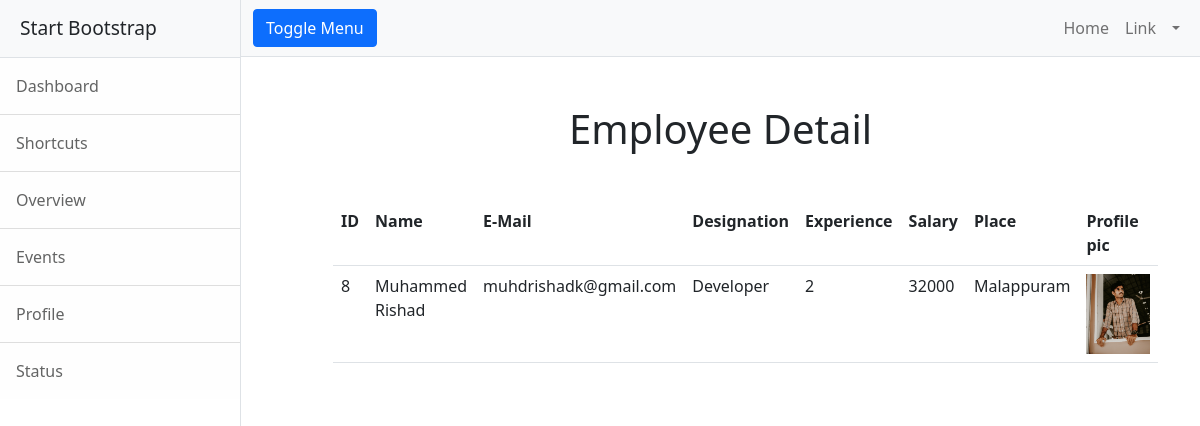
The app's page /employee/details/8 (signed in) with its own data.
### employee/models.py (models this page shows, shortened)
class Employee(models.Model):
    emp_name = models.CharField(max_length=120)
    profile_pic = models.ImageField(upload_to="profilepics",null=True)
    emp_email = models.EmailField(unique=True)
    emp_designation = models.CharField(max_length=120)
    emp_experience = models.PositiveIntegerField(default=0)    # OR (null = 0)
    emp_salary = models.PositiveIntegerField()
    emp_place = models.CharField(max_length=120,null=True)

### employee/views.py (the view)
# urls.py: path('details/<str:eid>',views.EmployeeDetailView.as_view(),name="emp-detail"),
@method_decorator(signin_required,name="dispatch")
class EmployeeDetailView(View):
    def get(self,request,*args,**kwargs):
        emp_id = kwargs.get("eid")
        qs = Employee.objects.get(id=emp_id)
        return render(request,"emp-detail.html",{"employee":qs})

### employee/views.py (called while the page is built)
def signin_required(fun):
    def wrapper(request,*args,**kwargs):
        if request.user.is_authenticated:
            return fun(request,*args,**kwargs)
        else:
            messages.error(request,"Please login")
            return redirect("sign-in")
    return wrapper

### employee/templates/emp-detail.html
{%extends 'base.html'%}
{%block body_block%}
 <h1 class="text-center my-5">Employee Detail</h1>
    <div class="row">
        <div class="col-1"></div>
        <div class="col-10">
            <table class="table">
                <tr>
                    <th>ID</th>
                    <th>Name</th>
                    <th>E-Mail</th>
                    <th>Designation</th>
                    <th>Experience</th>
                    <th>Salary</th>
                    <th>Place</th>
                    <th>Profile pic</th>
                </tr>
                <tr>
                    <td>{{employee.id}}</td>
                    <td>{{employee.emp_name}}</td>
                    <td>{{employee.emp_email}}</td>
                    <td>{{employee.emp_designation}}</td>
                    <td>{{employee.emp_experience}}</td>
                    <td>{{employee.emp_salary}}</td>
                    <td>{{employee.emp_place}}</td>
                    <td><img src="{{employee.profile_pic.url}}" alt="" height="80"></td>
                </tr>
            </table>
        </div>
        <div class="col-1"></div>
    </div>
{%endblock%}

### records on screen
Employee: id "8", emp_name "Muhammed Rishad", emp_email "muhdrishadk@gmail.com", emp_designation "Developer", emp_experience "2", emp_salary "32000", emp_place "Malappuram", profile_pic (picture)
